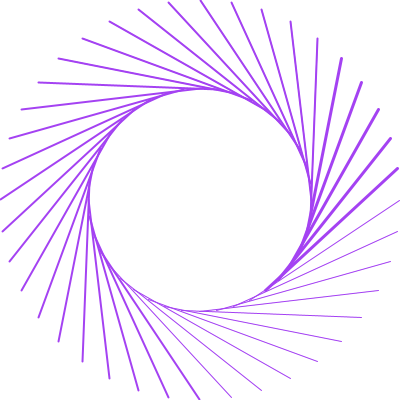
Frame 1 (no input)
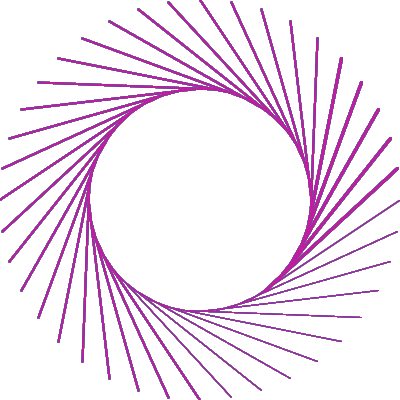
Frame 60 (the mouse pressed at the canvas centre just before this capture)
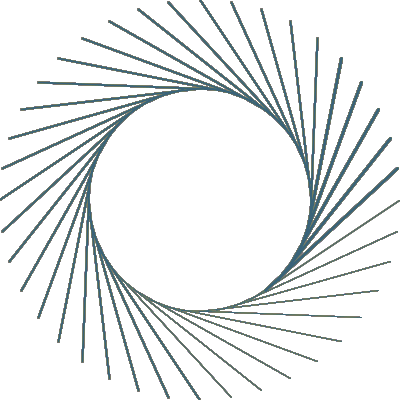
Frame 120 (the mouse held since frame 60 and released just before this capture)

The Processing sketch that drew these frames (run headless with seeded random() and noise(); from frame 60 on, the mouse is pressed at the canvas centre):

// Processing sketch: processing_167475
// ── processing_167475.pde

//set varialbles
float b;
float c;
float d;

void setup() 
{
size(400,400);
background(255);
}
 
 
void draw ()  
{
b=random(255);//random colours for the line
c=random(255);//random colours for the line
d=random(255);//random colours for the line
stroke(b,c,d);
translate(200,200);//to move the co-ordinates
for (int a =1; a<80; a+=1)//setting value for a
{
strokeWeight(a/25);
smooth();
rotate(PI/20);//rotating the lines
line(50,100,200,0);
}
}
